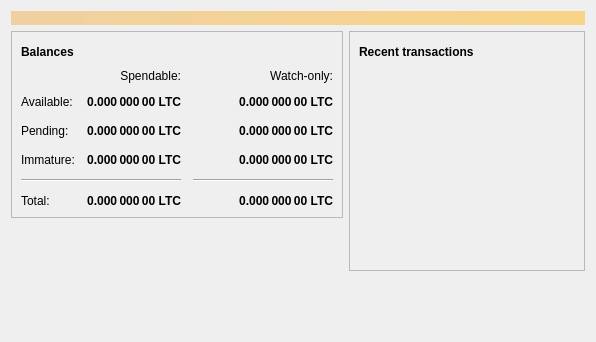
<?xml version="1.0" encoding="UTF-8"?>
<ui version="4.0">
 <class>OverviewPage</class>
 <widget class="QWidget" name="OverviewPage">
  <property name="geometry">
   <rect>
    <x>0</x>
    <y>0</y>
    <width>596</width>
    <height>342</height>
   </rect>
  </property>
  <property name="windowTitle">
   <string>Form</string>
  </property>
  <layout class="QVBoxLayout" name="topLayout">
   <item>
    <widget class="QLabel" name="labelAlerts">
     <property name="visible">
      <bool>false</bool>
     </property>
     <property name="styleSheet">
      <string notr="true">QLabel { background-color: qlineargradient(x1: 0, y1: 0, x2: 1, y2: 0, stop:0 #F0D0A0, stop:1 #F8D488); color:#000000; }</string>
     </property>
     <property name="wordWrap">
      <bool>true</bool>
     </property>
     <property name="margin">
      <number>3</number>
     </property>
     <property name="textInteractionFlags">
      <set>Qt::TextSelectableByMouse</set>
     </property>
    </widget>
   </item>
   <item>
    <layout class="QHBoxLayout" name="horizontalLayout" stretch="1,1">
     <item>
      <layout class="QVBoxLayout" name="verticalLayout_2">
       <item>
        <widget class="QFrame" name="frame">
         <property name="frameShape">
          <enum>QFrame::StyledPanel</enum>
         </property>
         <property name="frameShadow">
          <enum>QFrame::Raised</enum>
         </property>
         <layout class="QVBoxLayout" name="verticalLayout_4">
          <item>
           <layout class="QHBoxLayout" name="horizontalLayout_4">
            <item>
             <widget class="QLabel" name="label_5">
              <property name="font">
               <font>
                <weight>75</weight>
                <bold>true</bold>
               </font>
              </property>
              <property name="text">
               <string>Balances</string>
              </property>
             </widget>
            </item>
            <item>
             <widget class="QPushButton" name="labelWalletStatus">
              <property name="enabled">
               <bool>true</bool>
              </property>
              <property name="maximumSize">
               <size>
                <width>30</width>
                <height>16777215</height>
               </size>
              </property>
              <property name="toolTip">
               <string>The displayed information may be out of date. Your wallet automatically synchronizes with the AveCoin network after a connection is established, but this process has not completed yet.</string>
              </property>
              <property name="text">
               <string/>
              </property>
              <property name="icon">
               <iconset resource="../bitcoin.qrc">
                <normaloff>:/icons/warning</normaloff>
                <disabledoff>:/icons/warning</disabledoff>:/icons/warning</iconset>
              </property>
              <property name="iconSize">
               <size>
                <width>24</width>
                <height>24</height>
               </size>
              </property>
              <property name="flat">
               <bool>true</bool>
              </property>
             </widget>
            </item>
            <item>
             <spacer name="horizontalSpacer_3">
              <property name="orientation">
               <enum>Qt::Horizontal</enum>
              </property>
              <property name="sizeHint" stdset="0">
               <size>
                <width>40</width>
                <height>20</height>
               </size>
              </property>
             </spacer>
            </item>
           </layout>
          </item>
          <item>
           <layout class="QGridLayout" name="gridLayout">
            <property name="spacing">
             <number>12</number>
            </property>
            <item row="2" column="2">
             <widget class="QLabel" name="labelWatchPending">
              <property name="font">
               <font>
                <weight>75</weight>
                <bold>true</bold>
               </font>
              </property>
              <property name="cursor">
               <cursorShape>IBeamCursor</cursorShape>
              </property>
              <property name="toolTip">
               <string>Unconfirmed transactions to watch-only addresses</string>
              </property>
              <property name="text">
               <string notr="true">0.000 000 00 LTC</string>
              </property>
              <property name="alignment">
               <set>Qt::AlignRight|Qt::AlignTrailing|Qt::AlignVCenter</set>
              </property>
              <property name="textInteractionFlags">
               <set>Qt::LinksAccessibleByMouse|Qt::TextSelectableByKeyboard|Qt::TextSelectableByMouse</set>
              </property>
             </widget>
            </item>
            <item row="2" column="1">
             <widget class="QLabel" name="labelUnconfirmed">
              <property name="font">
               <font>
                <weight>75</weight>
                <bold>true</bold>
               </font>
              </property>
              <property name="cursor">
               <cursorShape>IBeamCursor</cursorShape>
              </property>
              <property name="toolTip">
               <string>Total of transactions that have yet to be confirmed, and do not yet count toward the spendable balance</string>
              </property>
              <property name="text">
               <string notr="true">0.000 000 00 LTC</string>
              </property>
              <property name="alignment">
               <set>Qt::AlignRight|Qt::AlignTrailing|Qt::AlignVCenter</set>
              </property>
              <property name="textInteractionFlags">
               <set>Qt::LinksAccessibleByMouse|Qt::TextSelectableByKeyboard|Qt::TextSelectableByMouse</set>
              </property>
             </widget>
            </item>
            <item row="3" column="2">
             <widget class="QLabel" name="labelWatchImmature">
              <property name="font">
               <font>
                <weight>75</weight>
                <bold>true</bold>
               </font>
              </property>
              <property name="cursor">
               <cursorShape>IBeamCursor</cursorShape>
              </property>
              <property name="toolTip">
               <string>Mined balance in watch-only addresses that has not yet matured</string>
              </property>
              <property name="text">
               <string notr="true">0.000 000 00 LTC</string>
              </property>
              <property name="alignment">
               <set>Qt::AlignRight|Qt::AlignTrailing|Qt::AlignVCenter</set>
              </property>
              <property name="textInteractionFlags">
               <set>Qt::LinksAccessibleByMouse|Qt::TextSelectableByKeyboard|Qt::TextSelectableByMouse</set>
              </property>
             </widget>
            </item>
            <item row="4" column="0" colspan="2">
             <widget class="Line" name="line">
              <property name="orientation">
               <enum>Qt::Horizontal</enum>
              </property>
             </widget>
            </item>
            <item row="4" column="2">
             <widget class="Line" name="lineWatchBalance">
              <property name="sizePolicy">
               <sizepolicy hsizetype="Preferred" vsizetype="Fixed">
                <horstretch>0</horstretch>
                <verstretch>0</verstretch>
               </sizepolicy>
              </property>
              <property name="minimumSize">
               <size>
                <width>140</width>
                <height>0</height>
               </size>
              </property>
              <property name="orientation">
               <enum>Qt::Horizontal</enum>
              </property>
             </widget>
            </item>
            <item row="5" column="0">
             <widget class="QLabel" name="labelTotalText">
              <property name="text">
               <string>Total:</string>
              </property>
             </widget>
            </item>
            <item row="3" column="1">
             <widget class="QLabel" name="labelImmature">
              <property name="font">
               <font>
                <weight>75</weight>
                <bold>true</bold>
               </font>
              </property>
              <property name="cursor">
               <cursorShape>IBeamCursor</cursorShape>
              </property>
              <property name="toolTip">
               <string>Mined balance that has not yet matured</string>
              </property>
              <property name="text">
               <string notr="true">0.000 000 00 LTC</string>
              </property>
              <property name="alignment">
               <set>Qt::AlignRight|Qt::AlignTrailing|Qt::AlignVCenter</set>
              </property>
              <property name="textInteractionFlags">
               <set>Qt::LinksAccessibleByMouse|Qt::TextSelectableByKeyboard|Qt::TextSelectableByMouse</set>
              </property>
             </widget>
            </item>
            <item row="2" column="3">
             <spacer name="horizontalSpacer_2">
              <property name="orientation">
               <enum>Qt::Horizontal</enum>
              </property>
              <property name="sizeHint" stdset="0">
               <size>
                <width>40</width>
                <height>20</height>
               </size>
              </property>
             </spacer>
            </item>
            <item row="3" column="0">
             <widget class="QLabel" name="labelImmatureText">
              <property name="text">
               <string>Immature:</string>
              </property>
             </widget>
            </item>
            <item row="5" column="1">
             <widget class="QLabel" name="labelTotal">
              <property name="font">
               <font>
                <weight>75</weight>
                <bold>true</bold>
               </font>
              </property>
              <property name="cursor">
               <cursorShape>IBeamCursor</cursorShape>
              </property>
              <property name="toolTip">
               <string>Your current total balance</string>
              </property>
              <property name="text">
               <string notr="true">0.000 000 00 LTC</string>
              </property>
              <property name="alignment">
               <set>Qt::AlignRight|Qt::AlignTrailing|Qt::AlignVCenter</set>
              </property>
              <property name="textInteractionFlags">
               <set>Qt::LinksAccessibleByMouse|Qt::TextSelectableByKeyboard|Qt::TextSelectableByMouse</set>
              </property>
             </widget>
            </item>
            <item row="5" column="2">
             <widget class="QLabel" name="labelWatchTotal">
              <property name="font">
               <font>
                <weight>75</weight>
                <bold>true</bold>
               </font>
              </property>
              <property name="cursor">
               <cursorShape>IBeamCursor</cursorShape>
              </property>
              <property name="toolTip">
               <string>Current total balance in watch-only addresses</string>
              </property>
              <property name="text">
               <string notr="true">0.000 000 00 LTC</string>
              </property>
              <property name="alignment">
               <set>Qt::AlignRight|Qt::AlignTrailing|Qt::AlignVCenter</set>
              </property>
              <property name="textInteractionFlags">
               <set>Qt::LinksAccessibleByMouse|Qt::TextSelectableByKeyboard|Qt::TextSelectableByMouse</set>
              </property>
             </widget>
            </item>
            <item row="0" column="2">
             <widget class="QLabel" name="labelWatchonly">
              <property name="text">
               <string>Watch-only:</string>
              </property>
              <property name="alignment">
               <set>Qt::AlignRight|Qt::AlignTrailing|Qt::AlignVCenter</set>
              </property>
             </widget>
            </item>
            <item row="1" column="0">
             <widget class="QLabel" name="labelBalanceText">
              <property name="text">
               <string>Available:</string>
              </property>
             </widget>
            </item>
            <item row="1" column="1">
             <widget class="QLabel" name="labelBalance">
              <property name="font">
               <font>
                <weight>75</weight>
                <bold>true</bold>
               </font>
              </property>
              <property name="cursor">
               <cursorShape>IBeamCursor</cursorShape>
              </property>
              <property name="toolTip">
               <string>Your current spendable balance</string>
              </property>
              <property name="text">
               <string notr="true">0.000 000 00 LTC</string>
              </property>
              <property name="alignment">
               <set>Qt::AlignRight|Qt::AlignTrailing|Qt::AlignVCenter</set>
              </property>
              <property name="textInteractionFlags">
               <set>Qt::LinksAccessibleByMouse|Qt::TextSelectableByKeyboard|Qt::TextSelectableByMouse</set>
              </property>
             </widget>
            </item>
            <item row="1" column="2">
             <widget class="QLabel" name="labelWatchAvailable">
              <property name="font">
               <font>
                <weight>75</weight>
                <bold>true</bold>
               </font>
              </property>
              <property name="cursor">
               <cursorShape>IBeamCursor</cursorShape>
              </property>
              <property name="toolTip">
               <string>Your current balance in watch-only addresses</string>
              </property>
              <property name="text">
               <string notr="true">0.000 000 00 LTC</string>
              </property>
              <property name="alignment">
               <set>Qt::AlignRight|Qt::AlignTrailing|Qt::AlignVCenter</set>
              </property>
              <property name="textInteractionFlags">
               <set>Qt::LinksAccessibleByMouse|Qt::TextSelectableByKeyboard|Qt::TextSelectableByMouse</set>
              </property>
             </widget>
            </item>
            <item row="2" column="0">
             <widget class="QLabel" name="labelPendingText">
              <property name="text">
               <string>Pending:</string>
              </property>
             </widget>
            </item>
            <item row="0" column="1">
             <widget class="QLabel" name="labelSpendable">
              <property name="text">
               <string>Spendable:</string>
              </property>
              <property name="alignment">
               <set>Qt::AlignRight|Qt::AlignTrailing|Qt::AlignVCenter</set>
              </property>
             </widget>
            </item>
           </layout>
          </item>
         </layout>
        </widget>
       </item>
       <item>
        <spacer name="verticalSpacer">
         <property name="orientation">
          <enum>Qt::Vertical</enum>
         </property>
         <property name="sizeHint" stdset="0">
          <size>
           <width>20</width>
           <height>40</height>
          </size>
         </property>
        </spacer>
       </item>
      </layout>
     </item>
     <item>
      <layout class="QVBoxLayout" name="verticalLayout_3">
       <item>
        <widget class="QFrame" name="frame_2">
         <property name="frameShape">
          <enum>QFrame::StyledPanel</enum>
         </property>
         <property name="frameShadow">
          <enum>QFrame::Raised</enum>
         </property>
         <layout class="QVBoxLayout" name="verticalLayout">
          <item>
           <layout class="QHBoxLayout" name="horizontalLayout_2">
            <item>
             <widget class="QLabel" name="label_4">
              <property name="font">
               <font>
                <weight>75</weight>
                <bold>true</bold>
               </font>
              </property>
              <property name="text">
               <string>Recent transactions</string>
              </property>
             </widget>
            </item>
            <item>
             <widget class="QPushButton" name="labelTransactionsStatus">
              <property name="enabled">
               <bool>true</bool>
              </property>
              <property name="maximumSize">
               <size>
                <width>30</width>
                <height>16777215</height>
               </size>
              </property>
              <property name="toolTip">
               <string>The displayed information may be out of date. Your wallet automatically synchronizes with the AveCoin network after a connection is established, but this process has not completed yet.</string>
              </property>
              <property name="text">
               <string/>
              </property>
              <property name="icon">
               <iconset resource="../bitcoin.qrc">
                <normaloff>:/icons/warning</normaloff>
                <disabledoff>:/icons/warning</disabledoff>:/icons/warning</iconset>
              </property>
              <property name="iconSize">
               <size>
                <width>24</width>
                <height>24</height>
               </size>
              </property>
              <property name="flat">
               <bool>true</bool>
              </property>
             </widget>
            </item>
            <item>
             <spacer name="horizontalSpacer">
              <property name="orientation">
               <enum>Qt::Horizontal</enum>
              </property>
              <property name="sizeHint" stdset="0">
               <size>
                <width>40</width>
                <height>20</height>
               </size>
              </property>
             </spacer>
            </item>
           </layout>
          </item>
          <item>
           <widget class="QListView" name="listTransactions">
            <property name="styleSheet">
             <string notr="true">QListView { background: transparent; }</string>
            </property>
            <property name="frameShape">
             <enum>QFrame::NoFrame</enum>
            </property>
            <property name="verticalScrollBarPolicy">
             <enum>Qt::ScrollBarAlwaysOff</enum>
            </property>
            <property name="horizontalScrollBarPolicy">
             <enum>Qt::ScrollBarAlwaysOff</enum>
            </property>
            <property name="selectionMode">
             <enum>QAbstractItemView::NoSelection</enum>
            </property>
           </widget>
          </item>
         </layout>
        </widget>
       </item>
       <item>
        <spacer name="verticalSpacer_2">
         <property name="orientation">
          <enum>Qt::Vertical</enum>
         </property>
         <property name="sizeHint" stdset="0">
          <size>
           <width>20</width>
           <height>40</height>
          </size>
         </property>
        </spacer>
       </item>
      </layout>
     </item>
    </layout>
   </item>
  </layout>
 </widget>
 <resources/>
 <connections/>
</ui>
